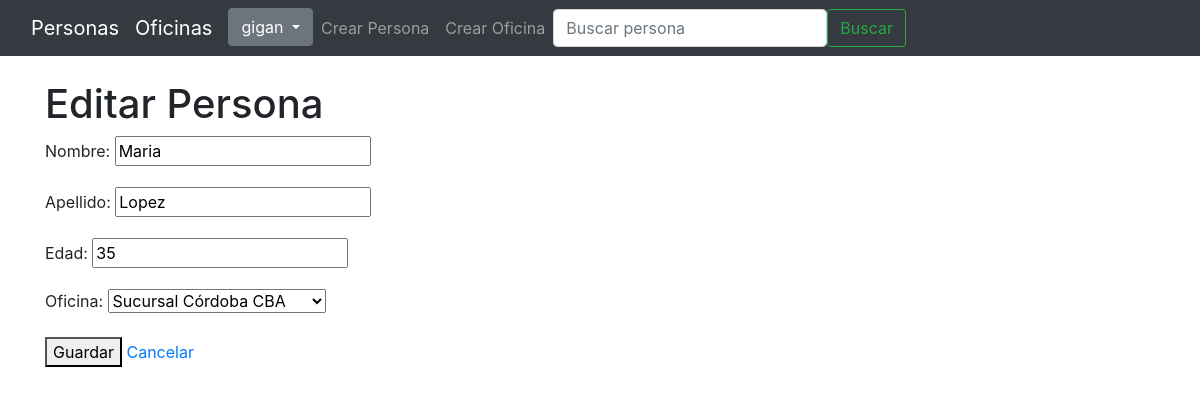
/persona/editar/123/ (signed in), run on the app's committed database.
### persona/models.py (models this page shows, shortened)
class Persona(models.Model):
    nombre = models.CharField(verbose_name="Nombre", max_length=50)
    apellido = models.CharField(verbose_name="Apellido", max_length=50)
    edad = models.IntegerField(verbose_name="Edad")
    oficina = models.ForeignKey('oficina.Oficina', on_delete=models.CASCADE)
    class Meta:
        verbose_name = 'Persona'
        verbose_name_plural = 'Personas'

### oficina/models.py (models this page shows)
class Oficina(models.Model):
    nombre = models.CharField(verbose_name="Nombre", max_length=50)
    nombre_corto = models.CharField(verbose_name="Nombre Corto", max_length=20)
    class Meta:
        verbose_name = 'Oficina'
        verbose_name_plural = 'Oficinas'
    def __str__(self):
        return f"{self.nombre} {self.nombre_corto}"

### persona/views.py (the view)
class PersonaUpdateView(LoginRequiredMixin,UpdateView):
    model = Persona
    template_name = "persona/editar.html"
    fields = ["nombre", "apellido", "edad", "oficina"]
    success_url = reverse_lazy("persona:lista")

### templates/persona/editar.html (shortened to what this page needs)
{% extends 'base.html' %}
{% block content %}
<h1>Editar Persona</h1>
<form method="post">
    {{ form.as_p }}
    <button type="submit">Guardar</button>
    <a href="{% url 'persona:lista' %}">Cancelar</a>
{% endblock content %}

### templates/navbar.html (shortened to what this page needs)
<nav class="navbar navbar-expand-lg navbar-dark bg-dark mb-4">
  <div class="container-fluid">
    <a class="navbar-brand" href="{% url 'persona:lista' %}">Personas</a>
    <a class="navbar-brand" href="{% url 'oficina:lista' %}">Oficinas</a>
    <div class="collapse navbar-collapse" id="navbarNav">
      <ul class="navbar-nav me-auto mb-2 mb-lg-0">
        {% if user.is_authenticated %}
          <li class="nav-item dropdown">
            <button class="btn btn-secondary dropdown-toggle" type="button" data-bs-toggle="dropdown" aria-expanded="false">
              {{ user.username }}
            </button>
          </li>
        {% else %}
          <li class="nav-item">
            <a class="nav-link" href="{% url 'account_login' %}">Iniciar Sesión</a>
          </li>
        {% endif %}
        <li class="nav-item">
          <a class="nav-link" href="{% url 'persona:crear' %}">Crear Persona</a>
        </li>
        <li class="nav-item">
          <a class="nav-link" href="{% url 'oficina:crear' %}">Crear Oficina</a>
        </li>
      </ul>
      <form class="d-flex me-3" role="search" action="{% url 'persona:buscar' %}">
        <input class="form-control me-2" type="search" placeholder="Buscar persona" aria-label="Buscar" name="q">
        <button class="btn btn-outline-success" type="submit">Buscar</button>
      </form>
    </div>
  </div>
</nav>

### data on the page
Persona: nombre "Maria", apellido "Lopez", edad "35", oficina "Sucursal Córdoba CBA"

### other printed values
{{ user.username }} "gigan"
